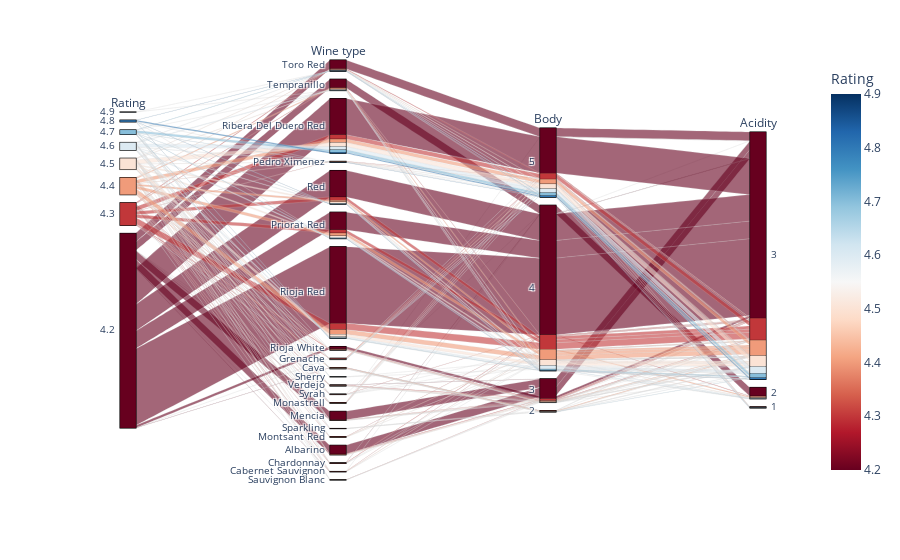

Here is the notebook cell this chart was saved with:
### Markdown cell above
8. Now I want to see correlations between rating, type, body and acidity of wine

### Code cell
fig = px.parallel_categories(df, dimensions=["rating", "type", "body", "acidity"],
                color="rating", color_continuous_scale=px.colors.sequential.RdBu,
                labels={"rating":"Rating", "type":"Wine type", "body":"Body", "acidity":"Acidity"})
fig.show()

### Figure 1 — Plotly figure (JSON) as saved in the notebook; plotly's stock layout.template omitted (floating-point values rounded to 4 significant figures; data arrays with more than 128 entries replaced by an {"elided": "..."} marker saying what was removed)
{"data": [{"dimensions": [{"label": "Rating", "values": {"elided": "6070 float values"}}, {"label": "Wine type", "values": {"elided": "6070 str values"}}, {"label": "Body", "values": {"elided": "6070 int values"}}, {"label": "Acidity", "values": {"elided": "6070 int values"}}], "domain": {"x": [0, 1], "y": [0, 1]}, "line": {"color": {"elided": "6070 float values"}, "coloraxis": "coloraxis"}, "name": "", "type": "parcats"}], "layout": {"coloraxis": {"colorbar": {"title": {"text": "Rating"}}, "colorscale": [[0, "rgb(103,0,31)"], [0.1, "rgb(178,24,43)"], [0.2, "rgb(214,96,77)"], [0.3, "rgb(244,165,130)"], [0.4, "rgb(253,219,199)"], [0.5, "rgb(247,247,247)"], [0.6, "rgb(209,229,240)"], [0.7, "rgb(146,197,222)"], [0.8, "rgb(67,147,195)"], [0.9, "rgb(33,102,172)"], [1, "rgb(5,48,97)"]]}, "legend": {"tracegroupgap": 0}, "margin": {"t": 60}}}
